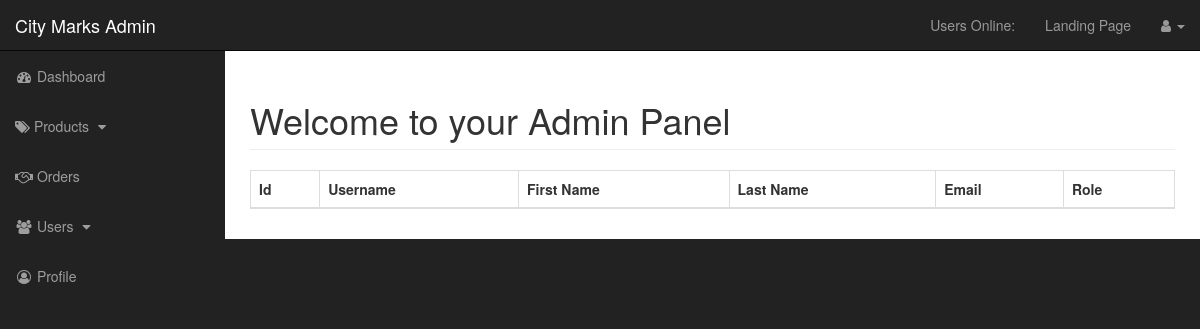
The page /admin/users.php on the database as committed earlier.
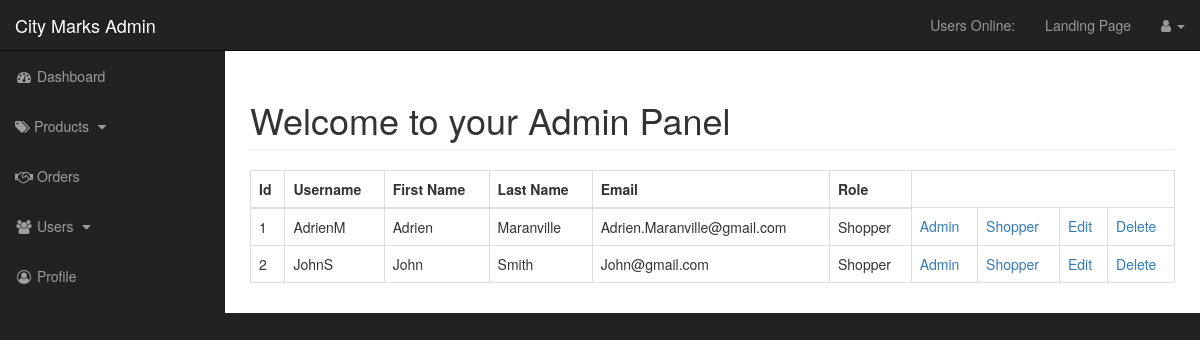
The same page on the database as committed later.
### tables this page shows
CREATE TABLE `users` (
  `user_id` int(11) NOT NULL,
  `username` varchar(255) NOT NULL,
  `first_name` varchar(255) NOT NULL,
  `last_name` varchar(255) NOT NULL,
  `user_email` varchar(255) NOT NULL,
  `user_password` varchar(255) NOT NULL,
  `user_role` varchar(255) NOT NULL
);

### admin/functions.php (called while the page is built, shortened)
<?php
	function escape($string){
		global $connection;
		return mysqli_real_escape_string($connection, trim($string));
	}
?>

### admin/includes/view_users.php (the view, shortened to what this page needs)
<table class="table table-bordered table-hover">
    <thead>
        <tr>
            <th>Id</th>
            <th>Username</th>
            <th>First Name</th>
            <th>Last Name</th>
            <th>Email</th>
            <th>Role</th>
        </tr>
    </thead>
    <tbody>
        <?php
            $query = "SELECT * FROM users";
            $select_users_query = mysqli_query($connection, $query);
            while ($row = mysqli_fetch_assoc($select_users_query)) {
                $user_id = escape($row['user_id']);
                $username = escape($row['username']);
                $user_firstname = escape($row['first_name']);
                $user_lastname = escape($row['last_name']);
                $user_email = escape($row['user_email']);
                $user_role = escape($row['user_role']);
                echo "<tr>";
                echo "<td>{$user_id}</td>";
                echo "<td>{$username}</td>";
                echo "<td>{$user_firstname}</td>";
                echo "<td>{$user_lastname}</td>";
                echo "<td>{$user_email}</td>";
                echo "<td>{$user_role}</td>";
                echo "<td><a href='users.php?change_to_admin={$user_id}'>Admin</a></td>";
                echo "<td><a href='users.php?change_to_shopper={$user_id}'>Shopper</a></td>";
                echo "<td><a href='users.php?source=edit_user&edit_user={$user_id}'>Edit</a></td>";
                echo "<td><a href='users.php?delete={$user_id}'>Delete</a></td>";
                echo "</tr>";
            }
        ?>
  </tbody>
</table>

Rows that differ between the two databases and show on the page:
added users: user_id "1", username "AdrienM", first_name "Adrien", last_name "Maranville", user_email "Adrien.Maranville@gmail.com", user_role "Shopper"
added users: user_id "2", username "JohnS", first_name "John", last_name "Smith", user_email "John@gmail.com", user_role "Shopper"
